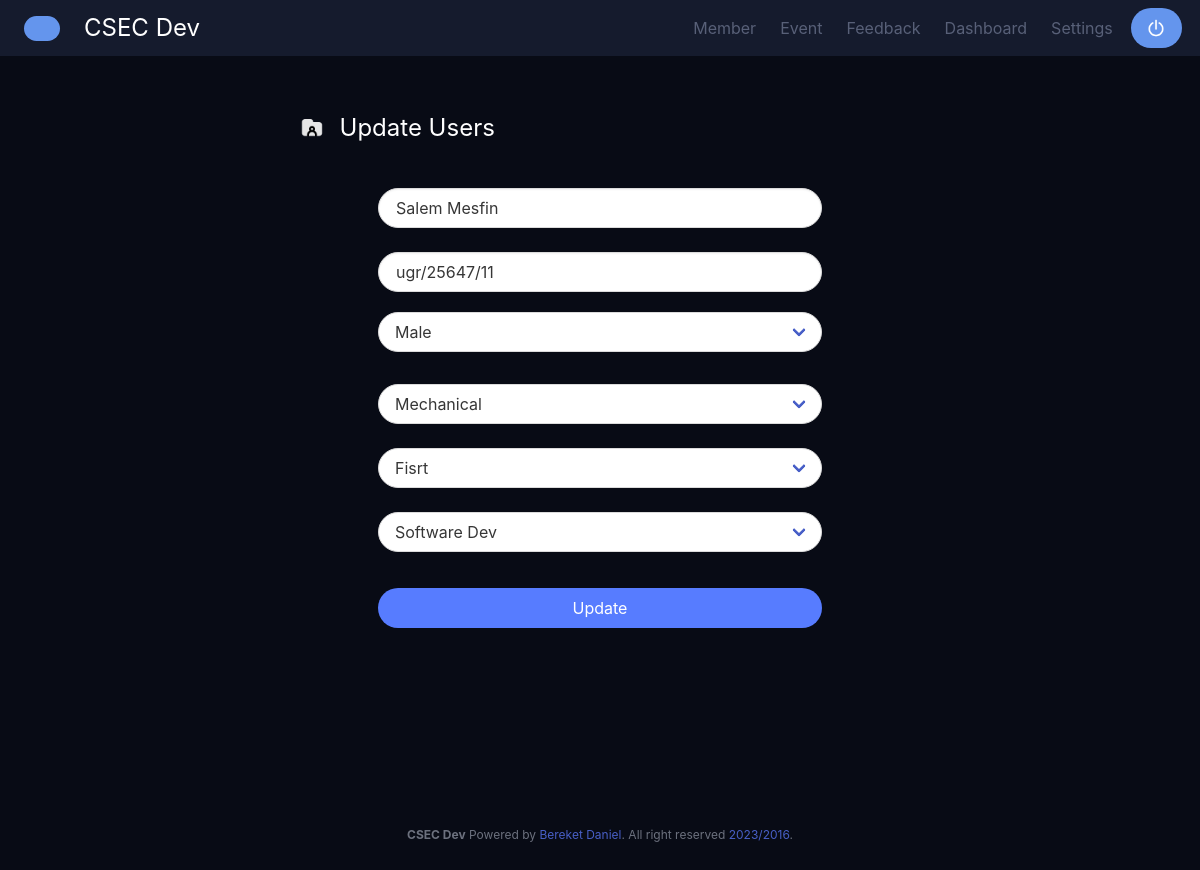
The page /member/updateMember/3/ on the database its author committed.
### DevApp/models.py (models this page shows, shortened)
class Member(models.Model):
  fisrtname = models.CharField(max_length=255)
  ugr = models.CharField(max_length=255)
  sex = models.CharField(max_length=255)
  department  = models.CharField(max_length=255)
  year = models.CharField(max_length=255)
  skill = models.CharField(max_length=255)

### DevApp/views.py (the view)
# urls.py: path('member/updateMember/<int:id>/', views.updateMember, name = "updateMember"),
def updateMember(request,id):
    memberListU = Member.objects.get(id=id)
    template = loader.get_template('edituser.html')
    context = {
    'memberListU': memberListU,
     }
    return HttpResponse(template.render(context, request))

### templates/edituser.html (shortened to what this page needs)
{% extends 'base.html' %}
{% load static %}
{% block content %}
<form action="updateMemberRecord/{{ memberListU.id }}" method="post">
    <div class="columns  ">
        <div class="column is-three-fifths is-left" >
            <span class="icon-text ">
              <span class="icon mt-3">
                <img src="{% static "images/folder.png" %}" >
              </span>
              <span class="column has-text-white has-text-weight-normal is-size-4  has-text-left">Update Users</span>
            </span>
        </div>
      </div>
    <div class="columns is-centered is-half" style="height:80vh;">
      <div class="column is-half" >
        <div class="column"><input name="new_pass" class="input is-rounded is-fullwidth" type="text" placeholder="Username" value="{{memberListU.fisrtname}}"></div>
        <div class="column"><input name="new_pass" class="input is-rounded is-fullwidth  pb-2" type="text" placeholder="ID"  value="{{memberListU.ugr}}"></div>
        <div class="columns  pl-3 pr-3 pt-2">
            <div class="column ">
                <div class="select  is-rounded  is-fullwidth">
                    <select name="user_sex" value="{{memberListU.sex}}">
                        <option>Male</option>
                    </select>
                </div>
            </div>
        </div>
        <div class="columns  pl-3 pr-3 pt-2">
          <div class="column ">
              <div class="select  is-rounded  is-fullwidth ">
                  <select name="type_user"  value="{{memberListU.department}}" >
                      <option class="has-text-info">Mechanical </option>
                  </select>
              </div>
          </div>
      </div>
      <div class="columns  pl-3 pr-3 ">
        <div class="column ">
            <div class="select  is-rounded  is-fullwidth">
                <select name="type_user" value="{{memberListU.year}}">
                    <option>Fisrt</option>
                </select>
            </div>
        </div>
    </div>
      <div class="columns  pl-3 pr-3 ">
        <div class="column ">
            <div class="select  is-rounded  is-fullwidth">
                <select name="type_user" value="{{memberListU.skill}}">
                    <option>Software Dev</option>
                </select>
            </div>
        </div>
    </div>
    <div class="columns is-centered  pl-3 pr-3 pt-3">
        <div class="column ">
          <div>
          <button class="button is-fullwidth is-rounded " style="background-color: #577CFF; color: white; border: none;  " ><div class="is-size-6" id="btn">Update </div></button>
          </div>
        </div>
    </div>
    </div>
    </div>
  </form>
{% endblock %}

### rows shown on the page
Member: new_pass "Salem Mesfin", new_pass "ugr/25647/11", user_sex "Male", type_user "Mechanical", type_user "Fisrt", type_user "Software Dev"
